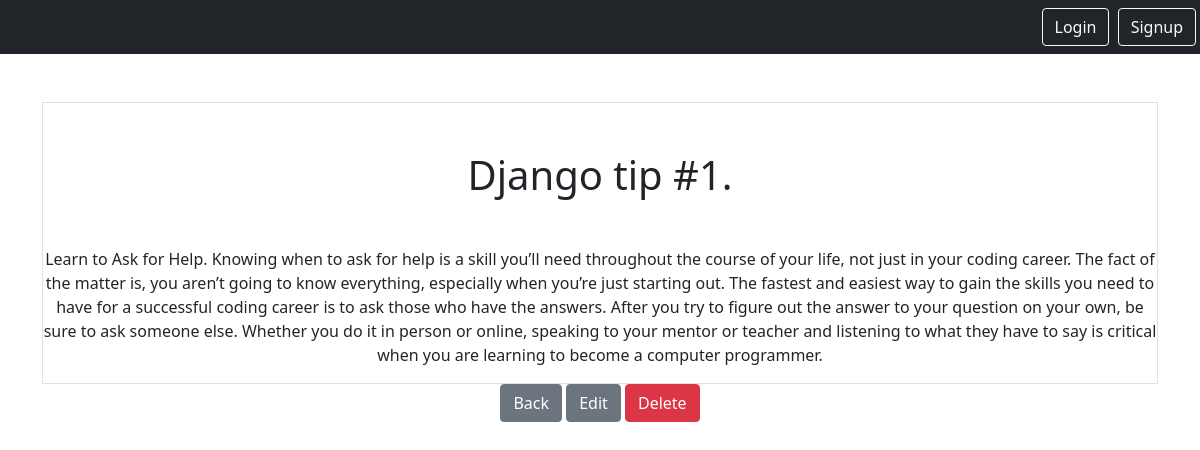
The page /smart/notes/1 on the database its author committed.
### notes/models.py (models this page shows)
class Notes(models.Model):
    title = models.CharField(max_length=200)
    text = models.TextField()
    created = models.DateTimeField(auto_now_add=True)
    user = models.ForeignKey(User, on_delete=models.CASCADE, related_name="notes")

### notes/views.py (the view)
# urls.py: path('notes/<int:pk>', views.NotesDetailView.as_view(), name="notes.detail"),
class NotesDetailView(DetailView):
    model = Notes
    context_object_name = "note"

### notes/templates/notes/notes_detail.html
{% extends "base.html" %}
{% block content %}
<div class="border round">
<h1 class="my-5">{{note.title}}</h1>
<p>{{note.text}}</p>
    </div>
<a href="{% url 'notes.list' %}" class="btn btn-secondary">Back</a>
<a href="{% url 'notes.update' pk=note.id %}" class="btn btn-secondary">Edit</a>
<a href="{% url 'notes.delete' pk=note.id %}" class="btn btn-danger">Delete</a>
{% endblock %}

### rows shown on the page
Notes: title "Django tip #1.", text "Learn to Ask for Help. Knowing when to ask for help is a skill you’ll need throughout the course of your life, not just in your coding career. The fact of the matter is, you aren’t going to know everything, especially when you’re just starting out. The fastest and easiest way to gain the skills you need to have for a successful coding career is to ask those who have the answers. After you try to figure out the answer to your question on your own, be sure to ask someone else. Whether you do it in person or online, speaking to your mentor or teacher and listening to what they have to say is critical when you are learning to become a computer programmer."
